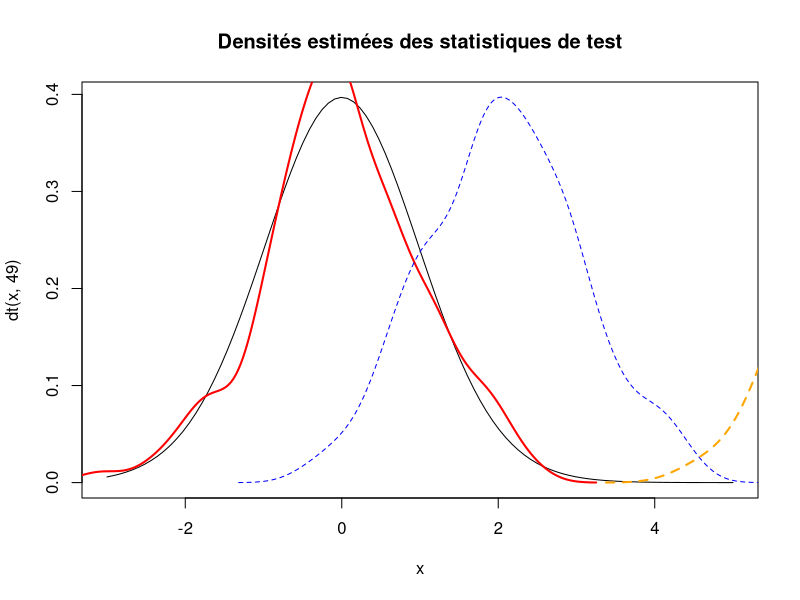

R code for this plot: (Note: this script raises an error after producing the figure.)
# MS ESD TP3
#set.seed[1234]

# -----  Partie 1 : Etude du niveau et de la puissance empirique du test de Student ---- #

B <- 400 ; N <- 1000
mu <- 0
data <- matrix(NA, ncol=B, nrow=N)
for(b in 1:B){
  data[,b] = rnorm(N,mean=0,sd=1)
}

valn <- c(50,100,200,500,1000)
res <- NULL

niveau <- 0.05
mu0 = 0
for(n in valn){
  nrejet <- 0
  for(j in 1:B){
    p.value <- t.test(data[1:n, j], mu=mu0)$p.value
    if(p.value < niveau){nrejet <- nrejet + 1}
  }
  res <- c(res, nrejet)
}
res.pourcent = 100*res/B

# Resultats inférieur à 5% donc on accepte H0 au risque 5%.


data1 <- data2 <- data3 <- matrix(NA, ncol=B, nrow=N)
for(j in 1:B){
  data1[,j] = rnorm(N,mean=1)
  data2[,j] = rnorm(N,mean=0.3)
  data3[,j] = rnorm(N,mean=0.1)
}

res1 <- res2 <- res3 <- NULL
for(n in valn){
  nrejet1 <- nrejet2 <- nrejet3 <- 0
  for(j in 1:B){
    p.value <- t.test(data1[1:n, j], mu=mu0)$p.value
    if(p.value < niveau){nrejet1 <- nrejet1 + 1}
    p.value <- t.test(data2[1:n, j], mu=mu0)$p.value
    if(p.value < niveau){nrejet2 <- nrejet2 + 1}
    p.value <- t.test(data3[1:n, j], mu=mu0)$p.value
    if(p.value < niveau){nrejet3 <- nrejet3 + 1}
    
  }
  res1 <- c(res1, nrejet1)
  res2 <- c(res2, nrejet2)
  res3 <- c(res3, nrejet3)
}
res1.pourcent = 100*res1/B
res2.pourcent = 100*res2/B
res3.pourcent = 100*res3/B


# Pouvoir séparateur du test

Z <- Z2 <- Z1 <- rep(NA, B)
for(j in 1:B){
  Z[j] <- t.test(data[1:50, j], mu=mu0)$stat
  Z2[j] <- t.test(data2[1:50, j], mu=mu0)$stat
  Z1[j] <- t.test(data1[1:50, j], mu=mu0)$stat
}
x=seq(-3,5,l=100)
plot(x, dt(x, 49), type="l", main="Densités estimées des statistiques de test")
lines(density(Z), lwd=2, col = 'red')
lines(density(Z2), lty=2, lwd=1, col = 'blue')
lines(density(Z1), lty=2, lwd=2, col = 'orange')



# Je test au risque de 5%. Dans 5% des cas, ce test se trompe.


# --- Partie 2 Etude du niveau empirique et de la puissance empirique des tests de Shapiro-Wilk
#et de Jarque-Bera.

res <- NULL
res2 <- NULL
niveau <- 0.05
for(n in valn){
  nrejet <- 0
  nrejet2 <- 0
  for(j in 1:B){
    p.value <- shapiro.test(data[1:n, j])$p.value
    p.value2 <- jarque.bera.test(data[1:n, j])$p.value
    if(p.value < niveau){nrejet <- nrejet + 1}
    if(p.value2 < niveau){nrejet2 <- nrejet2 + 1}
  }
  res <- c(res, nrejet)
  res2 <- c(res2, nrejet2)
}
res.pourcent = 100*res/B
res2.pourcent = 100*res2/B


N <- 1000
dataU <- dataS5 <- dataS10 <- matrix(NA, ncol=B, nrow=N)
for(j in 1:B){
  dataU[,j] = runif(N,-1,1)
  dataS5[,j] = rt(N,5)
  dataS10[,j] = rt(N,10)
}

resU<- resS5 <- resS10 <- resUJB <- resS5JB <- resS10JB <-NULL
for(n in valn){
  nrejetU <- nrejetS5 <- nrejetS10 <- nrejetUJB <- nrejetS5JB <- nrejetS10JB <- 0
  for(j in 1:B){
    p.value <- shapiro.test(dataS10[1:n, j])$p.value
    if(p.value < 0.05){nrejetS10 <- nrejetS10 + 1}
    p.value <- shapiro.test(dataS5[1:n, j])$p.value
    if(p.value < 0.05){nrejetS5 <- nrejetS5 + 1}
    p.value <- shapiro.test(dataU[1:n, j])$p.value
    if(p.value < 0.05){nrejetU <- nrejetU + 1}
    p.value <- jarque.bera.test(dataS10[1:n, j])$p.value
    if(p.value < 0.05){nrejetS10JB <- nrejetS10JB + 1}
    p.value <- jarque.bera.test(dataS5[1:n, j])$p.value
    if(p.value < 0.05){nrejetS5JB <- nrejetS5JB + 1}
    p.value <- jarque.bera.test(dataU[1:n, j])$p.value
    if(p.value < 0.05){nrejetUJB <- nrejetUJB + 1}
  }
  resU <- c(resU, nrejetU)
  resS5 <- c(resS5, nrejetS5)
  resS10 <- c(resS10, nrejetS10)
  resUJB <- c(resUJB, nrejetUJB)
  resS5JB <- c(resS5JB, nrejetS5JB)
  resS10JB <- c(resS10JB, nrejetS10JB)
}
resU.pourcent = 100*resU/B
resS5.pourcent = 100*resS5/B
resS10.pourcent = 100*resS10/B
resUJB.pourcent = 100*resUJB/B
resS5JB.pourcent = 100*resS5JB/B
resS10JB.pourcent = 100*resS10JB/B

# --- Partie 3 Etude du niveau et de la puissance empiriques du test de Mc Nemar.

N <- 5000
B <- 400
p01 <- p10 <- 0.1
p00 <- p11 <- (1 - p01 - p10)/2
dataX <- dataY <- matrix(NA, ncol=B, nrow=N)
for(j in 1:B){
  for(i in 1:N){
    # Simulation d’une réalisation de (X,Y)
    v = c(1:4)[(rmultinom(1, 1, prob = c(p00,p01, p10, p11))==1)]
    if (v == 1) { dataX[i,j] = 0 ; dataY[i,j] = 0 }
    if (v == 2) { dataX[i,j] = 0 ; dataY[i,j] = 1 }
    if (v == 3) { dataX[i,j] = 1 ; dataY[i,j] = 0 }
    if (v == 4) { dataX[i,j] = 1 ; dataY[i,j] = 1 }
  }
}

valn <- c(100, 200, 500, 1000, 5000)
res <- NULL
niveau <- 0.05
for(n in valn){
  nrejet <- 0
  for(j in 1:B){
    data.table <- table(dataX[1:n, j], dataY[1:n, j])
    if(data.table[1,2] + data.table[2,1] > 25)
      p.value <- mcnemar.test(data.table, correct=FALSE)$p.value
    else
      p.value <- mcnemar.test(data.table, correct=TRUE)$p.value
    if(p.value < niveau) nrejet <- nrejet + 1
  }
  res <- c(res, nrejet)
}
res.pourcent = 100*res/B


N <- 5000
B <- 400
p01_1 <- 0.25
p10_1 <- 0.05
p00_1 <- p11_1 <- (1 - p01_1 - p10_1)/2

p01_2 <- 0.15
p10_2 <- 0.1
p00_2 <- p11_2 <- (1 - p01_2 - p10_2)/2

dataX1 <- dataY1 <- matrix(NA, ncol=B, nrow=N)
dataX2 <- dataY2 <- matrix(NA, ncol=B, nrow=N)
for(j in 1:B){
  for(i in 1:N){
    # Simulation d’une réalisation de (X,Y)
    v1 = c(1:4)[(rmultinom(1, 1, prob = c(p00_1,p01_1, p10_1, p11_1))==1)]
    if (v1 == 1) { dataX1[i,j] = 0 ; dataY1[i,j] = 0 }
    if (v1 == 2) { dataX1[i,j] = 0 ; dataY1[i,j] = 1 }
    if (v1 == 3) { dataX1[i,j] = 1 ; dataY1[i,j] = 0 }
    if (v1 == 4) { dataX1[i,j] = 1 ; dataY1[i,j] = 1 }
    
    v2 = c(1:4)[(rmultinom(1, 1, prob = c(p00_2,p01_2, p10_2, p11_2))==1)]
    if (v2 == 1) { dataX2[i,j] = 0 ; dataY2[i,j] = 0 }
    if (v2 == 2) { dataX2[i,j] = 0 ; dataY2[i,j] = 1 }
    if (v2 == 3) { dataX2[i,j] = 1 ; dataY2[i,j] = 0 }
    if (v2 == 4) { dataX2[i,j] = 1 ; dataY2[i,j] = 1 }
  }
}

valn <- c(100, 200, 500, 1000, 5000)
res1 <- res2 <- NULL
niveau <- 0.05
for(n in valn){
  nrejet1 <- nrejet2 <- 0
  for(j in 1:B){
    # cas facile
    data.table <- table(dataX1[1:n, j], dataY1[1:n, j])
    if(data.table[1,2] + data.table[2,1] > 25)
      p.value <- mcnemar.test(data.table, correct=FALSE)$p.value
    else
      p.value <- mcnemar.test(data.table, correct=TRUE)$p.value
    if(p.value < niveau) nrejet1 <- nrejet1 + 1
    # cas difficile
    data.table <- table(dataX2[1:n, j], dataY2[1:n, j])
    if(data.table[1,2] + data.table[2,1] > 25)
      p.value <- mcnemar.test(data.table, correct=FALSE)$p.value
    else
      p.value <- mcnemar.test(data.table, correct=TRUE)$p.value
    if(p.value < niveau) nrejet2 <- nrejet2 + 1
  }
  res1 <- c(res1, nrejet1)
  res2 <- c(res2, nrejet2)
}
res1.pourcent = 100*res1/B
res2.pourcent = 100*res2/B



### Partie 4 : Etude puissance test de conformité loi de Weibull


g <- function(x, theta){
  n = length(x) 
  return(-n*log(theta) + n * log(theta) - (theta - 1) * sum(log(x)) + sum((x)^theta))
} 

g_prime <- function(z, x){
  n = length(x)
  return(-(n/z)- sum(log(x)) + sum(log(x)*x^z))
} 

g_seconde <- function(z, x){
  n = length(x)
  return((n/(z*z)) + sum(log(x)*log(x)*x^z))
} 

est_teta <- function(x){
  z = 1
  k = 0
  z1 = z - (g_prime(z, x) / g_seconde(z, x))
  while ((abs(z1 - z)) > 0.0001  && k < 100)  {
    z = z1
    z1 = z - (g_prime(z, x) / g_seconde(z, x))
    k = k + 1
  }
  #print(k)
  return(z1)
}

variable_Z <- function(theta,theta_theorique, x){
  n = length(x)
  return(sqrt(g_seconde(theta,x))*(theta-theta_theorique))
} 

set.seed(20)

valn <- c(50,70,100,200,500,1000)
valtheta <- c(0.05,0.2,1.5,3)

theta1 = theta2 = theta3 = theta4  = matrix(NA, nrow=6, ncol=B)
res1 = res2 = res3 = res4 = matrix(NA, nrow=6, ncol=B)

l = 1

for (theta_theorique in valtheta) {
  
  B <- 400 ; N <- 1000
  dataW <- matrix(NA, ncol=B, nrow=N)
  for(b in 1:B){
    dataW[,b] = rweibull(N,theta_theorique,1)
  }
    
    for(j in 1:B){
      k = 1
      
      for(i in valn) {
        if (l == 1){
          theta1[k, j] = est_teta(dataW[1:i,j])
          res1[k,j] = variable_Z(theta1[k,j],theta_theorique, dataW[1:i,j])
          k = k + 1          
        }
        
        if (l == 2){
          theta2[k, j] = est_teta(dataW[1:i,j])
          res2[k,j] = variable_Z(theta2[k,j],theta_theorique, dataW[1:i,j])
          k = k + 1          
        }
        
        if (l == 3){
          theta3[k, j] = est_teta(dataW[1:i,j])
          res3[k,j] = variable_Z(theta3[k,j],theta_theorique, dataW[1:i,j])
          k = k + 1          
        }
        
        if (l == 4){
          theta4[k, j] = est_teta(dataW[1:i,j])
          res4[k,j] = variable_Z(theta4[k,j],theta_theorique, dataW[1:i,j])
          k = k + 1          
        }

      }
    }
  
  l =l + 1
}

x = seq(-3,3, by = 0.01)
plot(x, dnorm(x,0,1), ylim = c(0, 0.5) , type="l", cex.main = 0.7, main="Densités estimées de Z pour différentes valeurs de n - Theta = 0.05", xlab = "x", ylab = "Densité")
lines(density(res1[1,]), lwd=2, col = 'red')
lines(density(res1[2,]), lwd=2, col = 'blue')
lines(density(res1[3,]), lwd=2, col = 'yellow')
lines(density(res1[4,]), lwd=2, col = 'cyan')
legend("topright",legend=c("Loi normale","n=50", "n=70", "n=100", "n=200"), col=c("black","red", "blue", "yellow", "cyan"),pch=15, bty="n",cex=0.8)

x = seq(-3,3, by = 0.01)
plot(x, dnorm(x,0,1), ylim = c(0, 0.5) , type="l", cex.main = 0.7, main="Densités estimées de Z pour différentes valeurs de n - Theta = 0.2", xlab = "x", ylab = "Densité")
lines(density(res2[1,]), lwd=2, col = 'red')
lines(density(res2[2,]), lwd=2, col = 'blue')
lines(density(res2[3,]), lwd=2, col = 'yellow')
lines(density(res2[4,]), lwd=2, col = 'cyan')
legend("topright",legend=c("Loi normale","n=50", "n=70", "n=100", "n=200"), col=c("black","red", "blue", "yellow", "cyan"),pch=15, bty="n",cex=0.8)

x = seq(-3,3, by = 0.01)
plot(x, dnorm(x,0,1), ylim = c(0, 0.5) , type="l", cex.main = 0.7, main="Densités estimées de Z pour différentes valeurs de n - Theta = 1.5", xlab = "x", ylab = "Densité")
lines(density(res3[1,]), lwd=2, col = 'red')
lines(density(res3[2,]), lwd=2, col = 'blue')
lines(density(res3[3,]), lwd=2, col = 'yellow')
lines(density(res3[4,]), lwd=2, col = 'cyan')
legend("topright",legend=c("Loi normale","n=50", "n=70", "n=100", "n=200"), col=c("black","red", "blue", "yellow", "cyan"),pch=15, bty="n",cex=0.8)

x = seq(-3,3, by = 0.01)
plot(x, dnorm(x,0,1), ylim = c(0, 0.5) , type="l", cex.main = 0.7, main="Densités estimées de Z pour différentes valeurs de n - Theta = 3", xlab = "x", ylab = "Densité")
lines(density(res4[1,]), lwd=2, col = 'red')
lines(density(res4[2,]), lwd=2, col = 'blue')
lines(density(res4[3,]), lwd=2, col = 'yellow')
lines(density(res4[4,]), lwd=2, col = 'cyan')
legend("topright",legend=c("Loi normale","n=50", "n=70", "n=100", "n=200"), col=c("black","red", "blue", "yellow", "cyan"),pch=15, bty="n",cex=0.8)



resultat1 = resultat2 = resultat3 = resultat4  = matrix(NA, nrow=6, ncol=2)

niveau1 <- 0.05
niveau2 <- 0.01

for (i in 1:6){
  nrejet1 = nrejet2= nrejet3= nrejet4= nrejet5= nrejet6= nrejet7= nrejet8 = 0
  for(j in 1:B){
    if(abs(res1[i,j]) > qnorm(1-niveau1/2)){nrejet1 <- nrejet1 + 1}
    if(abs(res1[i,j]) > qnorm(1-niveau2/2)){nrejet2 <- nrejet2 + 1}
    if(abs(res2[i,j]) > qnorm(1-niveau1/2)){nrejet3 <- nrejet3 + 1}
    if(abs(res2[i,j]) > qnorm(1-niveau2/2)){nrejet4 <- nrejet4 + 1}
    if(abs(res3[i,j]) > qnorm(1-niveau1/2)){nrejet5 <- nrejet5 + 1}
    if(abs(res3[i,j]) > qnorm(1-niveau2/2)){nrejet6 <- nrejet6 + 1}
    if(abs(res4[i,j]) > qnorm(1-niveau1/2)){nrejet7 <- nrejet7 + 1}
    if(abs(res4[i,j]) > qnorm(1-niveau2/2)){nrejet8 <- nrejet8 + 1}
    
  }
  resultat1[i,1]=nrejet1
  resultat1[i,2]=nrejet2
  resultat2[i,1]=nrejet3
  resultat2[i,2]=nrejet4
  resultat3[i,1]=nrejet5
  resultat3[i,2]=nrejet6
  resultat4[i,1]=nrejet7
  resultat4[i,2]=nrejet8
}  

resultat1.pourcent = 100*resultat1/B
resultat2.pourcent = 100*resultat2/B
resultat3.pourcent = 100*resultat3/B
resultat4.pourcent = 100*resultat4/B







#Pouvoir séparateur du test


dataR1 <- dataR2 <- dataR3 <- dataR4 <- dataR5 <-matrix(NA, ncol=B, nrow=N)
for(j in 1:B){
  dataR1[,j] = rweibull(N,1,1)
  dataR2[,j] = rweibull(N,0.8,1)
  dataR3[,j] = rweibull(N,1.2,1)
  dataR4[,j] = rweibull(N,1.5,1)
  dataR5[,j] = rweibull(N,3,1)
}


set.seed(20)

valn <- c(50,70,100,200,500,1000)
valtheta <- c(1,0.8,1.2,1.5,3)

theta5 = theta6 = theta7 = theta8  = theta9 = matrix(NA, nrow=6, ncol=B)
res5 = res6 = res7 = res8 = res9 = matrix(NA, nrow=6, ncol=B)


theta0 = 1

for(j in 1:B){
    k = 1
    
    for(i in valn) {
        theta5[k, j] = est_teta(dataR1[1:i,j])
        res5[k,j] = variable_Z(theta5[k,j],theta0, dataR1[1:i,j])
      
        theta6[k, j] = est_teta(dataR2[1:i,j])
        res6[k,j] = variable_Z(theta6[k,j],theta0, dataR2[1:i,j])

        theta7[k, j] = est_teta(dataR3[1:i,j])
        res7[k,j] = variable_Z(theta7[k,j],theta0, dataR3[1:i,j])

        theta8[k, j] = est_teta(dataR4[1:i,j])
        res8[k,j] = variable_Z(theta8[k,j],theta0, dataR4[1:i,j])

        theta9[k, j] = est_teta(dataR5[1:i,j])
        res9[k,j] = variable_Z(theta9[k,j],theta0, dataR5[1:i,j])

        k = k +1
    }
  }


resultat5 = resultat6 = resultat7 = resultat8 = resultat9  = matrix(NA, nrow=6, ncol=1)

niveau1 <- 0.05

for (i in 1:6){
  nrejet5 = nrejet6 = nrejet7 = nrejet8 = nrejet9 = 0
  for(j in 1:B){
    if(abs(res5[i,j]) > qnorm(1-niveau1/2)){nrejet5 <- nrejet5 + 1}
    if(abs(res6[i,j]) > qnorm(1-niveau1/2)){nrejet6 <- nrejet6 + 1}
    if(abs(res7[i,j]) > qnorm(1-niveau1/2)){nrejet7 <- nrejet7 + 1}
    if(abs(res8[i,j]) > qnorm(1-niveau1/2)){nrejet8 <- nrejet8 + 1}
    if(abs(res9[i,j]) > qnorm(1-niveau1/2)){nrejet9 <- nrejet9 + 1}
    
  }
  resultat5[i,1]=nrejet5
  resultat6[i,1]=nrejet6
  resultat7[i,1]=nrejet7
  resultat8[i,1]=nrejet8
  resultat9[i,1]=nrejet9

}  

resultat5.pourcent = 100*resultat5/B
resultat6.pourcent = 100*resultat6/B
resultat7.pourcent = 100*resultat7/B
resultat8.pourcent = 100*resultat8/B
resultat9.pourcent = 100*resultat9/B




x = seq(-3,3, by = 0.01)
plot(x, dnorm(x,0,1), ylim = c(0, 0.5) , type="l", cex.main = 0.7, main="Densités estimées de Z pour différentes valeurs de n - Theta = 0.05", xlab = "x", ylab = "Densité")
lines(density(res5[1,]), lwd=2, col = 'red')
lines(density(res5[2,]), lwd=2, col = 'blue')
lines(density(res5[3,]), lwd=2, col = 'yellow')
lines(density(res5[4,]), lwd=2, col = 'cyan')
legend("topright",legend=c("Loi normale","n=50", "n=70", "n=100", "n=200"), col=c("black","red", "blue", "yellow", "cyan"),pch=15, bty="n",cex=0.8)

x = seq(-9,3, by = 0.01)
plot(x, dnorm(x,0,1), ylim = c(0, 0.5) , type="l", cex.main = 0.7, main="Densités estimées de Z pour différentes valeurs de n - Theta = 0.8", xlab = "x", ylab = "Densité")
lines(density(res6[1,]), lwd=2, col = 'red')
lines(density(res6[2,]), lwd=2, col = 'blue')
lines(density(res6[3,]), lwd=2, col = 'yellow')
lines(density(res6[4,]), lwd=2, col = 'cyan')
legend("topright",legend=c("Loi normale","n=50", "n=70", "n=100", "n=200"), col=c("black","red", "blue", "yellow", "cyan"),pch=15, bty="n",cex=0.8)

x = seq(-3,7, by = 0.01)
plot(x, dnorm(x,0,1), ylim = c(0, 0.5) , type="l", cex.main = 0.7, main="Densités estimées de Z pour différentes valeurs de n - Theta = 1.2", xlab = "x", ylab = "Densité")
lines(density(res7[1,]), lwd=2, col = 'red')
lines(density(res7[2,]), lwd=2, col = 'blue')
lines(density(res7[3,]), lwd=2, col = 'yellow')
lines(density(res7[4,]), lwd=2, col = 'cyan')
legend("topright",legend=c("Loi normale","n=50", "n=70", "n=100", "n=200"), col=c("black","red", "blue", "yellow", "cyan"),pch=15, bty="n",cex=0.8)

x = seq(-3,9, by = 0.01)
plot(x, dnorm(x,0,1), ylim = c(0, 0.5) , type="l", cex.main = 0.7, main="Densités estimées de Z pour différentes valeurs de n - Theta = 1.5", xlab = "x", ylab = "Densité")
lines(density(res8[1,]), lwd=2, col = 'red')
lines(density(res8[2,]), lwd=2, col = 'blue')
lines(density(res8[3,]), lwd=2, col = 'yellow')
lines(density(res8[4,]), lwd=2, col = 'cyan')
legend("topright",legend=c("Loi normale","n=50", "n=70", "n=100", "n=200"), col=c("black","red", "blue", "yellow", "cyan"),pch=15, bty="n",cex=0.8)


x = seq(-3,15, by = 0.01)
plot(x, dnorm(x,0,1), ylim = c(0, 0.5) , type="l", cex.main = 0.7, main="Densités estimées de Z pour différentes valeurs de n - Theta = 3", xlab = "x", ylab = "Densité")
lines(density(res9[1,]), lwd=2, col = 'red')
lines(density(res9[2,]), lwd=2, col = 'blue')
lines(density(res9[3,]), lwd=2, col = 'yellow')
lines(density(res9[4,]), lwd=2, col = 'cyan')
legend("topright",legend=c("Loi normale","n=50", "n=70", "n=100", "n=200"), col=c("black","red", "blue", "yellow", "cyan"),pch=15, bty="n",cex=0.8)
